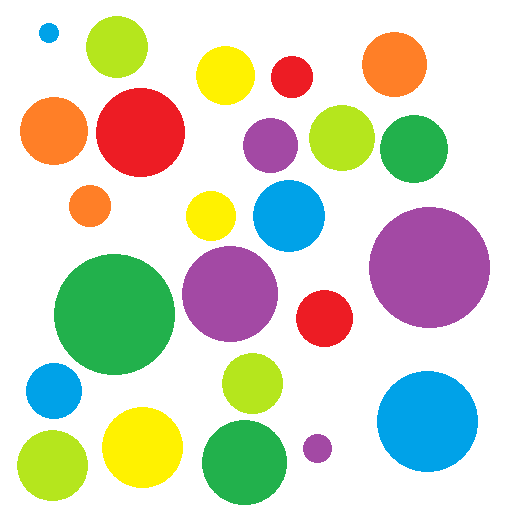
#> input picture color_balls.png, 512 x 512 px
$ python program13.py
#> lines starting #> are read from the running program, lines starting #| are printed output that depends on the picture; after the words box and inside, x2 and y2 are one past the last pixel; in counts of white or black regions, pixels touching at a corner belong together
import cv2
import numpy as np

img = cv2.imread('color_balls.png')
#> img is the input picture: shape (512, 512, 3); mean B, G, R 195.6, 213.9, 211
gray = cv2.imread('color_balls.png', cv2.IMREAD_GRAYSCALE)
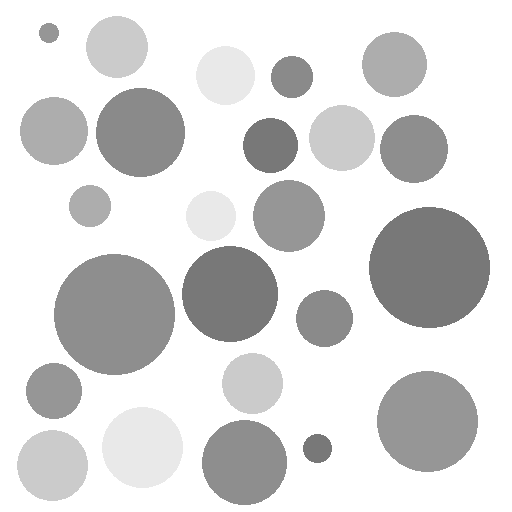
#> gray: shape (512, 512); min 120, max 255, mean 218.3

ret, img2 = cv2.threshold(gray, 254, 255, cv2.THRESH_BINARY_INV)
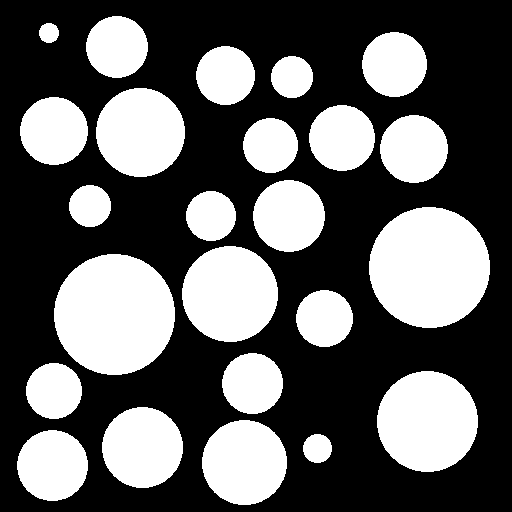
#> img2: shape (512, 512); 37.7% white; 24 white regions, largest, box (x1, y1, x2, y2) and area: (369, 207, 490, 328) 11498, (54, 254, 175, 375) 11498, (377, 371, 478, 472) 7993

label = cv2.connectedComponentsWithStats(img2)

n = label[0]
#> n = 25
bbox = label[2]
#> bbox = 25 rows, first 6: [0, 0, 512, 512, 163236], [86, 16, 62, 62, 3008], [39, 23, 20, 20, 316], [362, 32, 65, 65, 3310], [196, 46, 59, 59, 2721], [271, 56, 42, 42, 1391]
center = label[3]
#> center = 25 pairs, first value 48.5 to 429, second value 32.5 to 465.1

for i in range(1,n):
    x1 = bbox[i][0]
    y1 = bbox[i][1]
    x2 = x1 + bbox[i][2]
    y2 = y1 + bbox[i][3]
    cv2.rectangle(img, (x1,y1), (x2,y2), (0,0,0))
    cx = int( center[i][0] )
    cy = int( center[i][1] )
    cv2.circle(img, (cx,cy), 5, (0,0,0), -1)
#> this loop made 24 passes
#> (x1, y1, x2, y2, cx, cy) on passes 1 to 12: (86, 16, 148, 78, 116, 46), (39, 23, 59, 43, 48, 32), (362, 32, 427, 97, 394, 64), (196, 46, 255, 105, 225, 75), (271, 56, 313, 98, 291, 76), (96, 88, 185, 177, 140, 132), (20, 97, 88, 165, 53, 130), (309, 105, 375, 171, 341, 137), (380, 115, 448, 183, 413, 148), (243, 118, 298, 173, 270, 145), (253, 180, 325, 252, 288, 215), (69, 185, 111, 227, 89, 205)
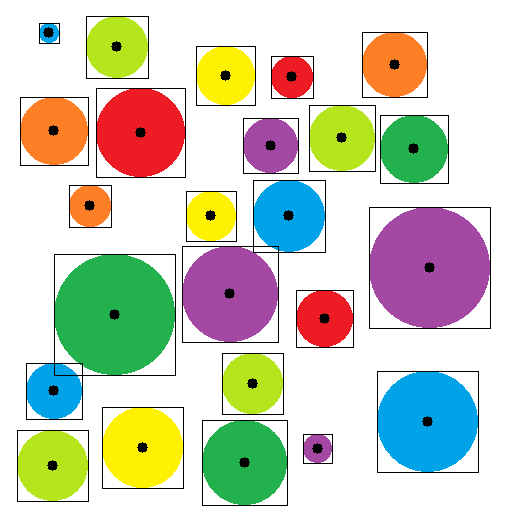
#> img: shape (512, 512, 3); 3.24% of pixels changed, all inside (x1, y1, x2, y2) = (17, 16, 491, 506)

cv2.imshow("Image",img)
cv2.imshow("Image2",gray)
cv2.imshow("Image3",img2)

key = cv2.waitKey(0)
#> (key Esc is pressed here)

cv2.destroyWindow("Image1")
cv2.destroyWindow("Image2")
cv2.destroyWindow("Image3")
